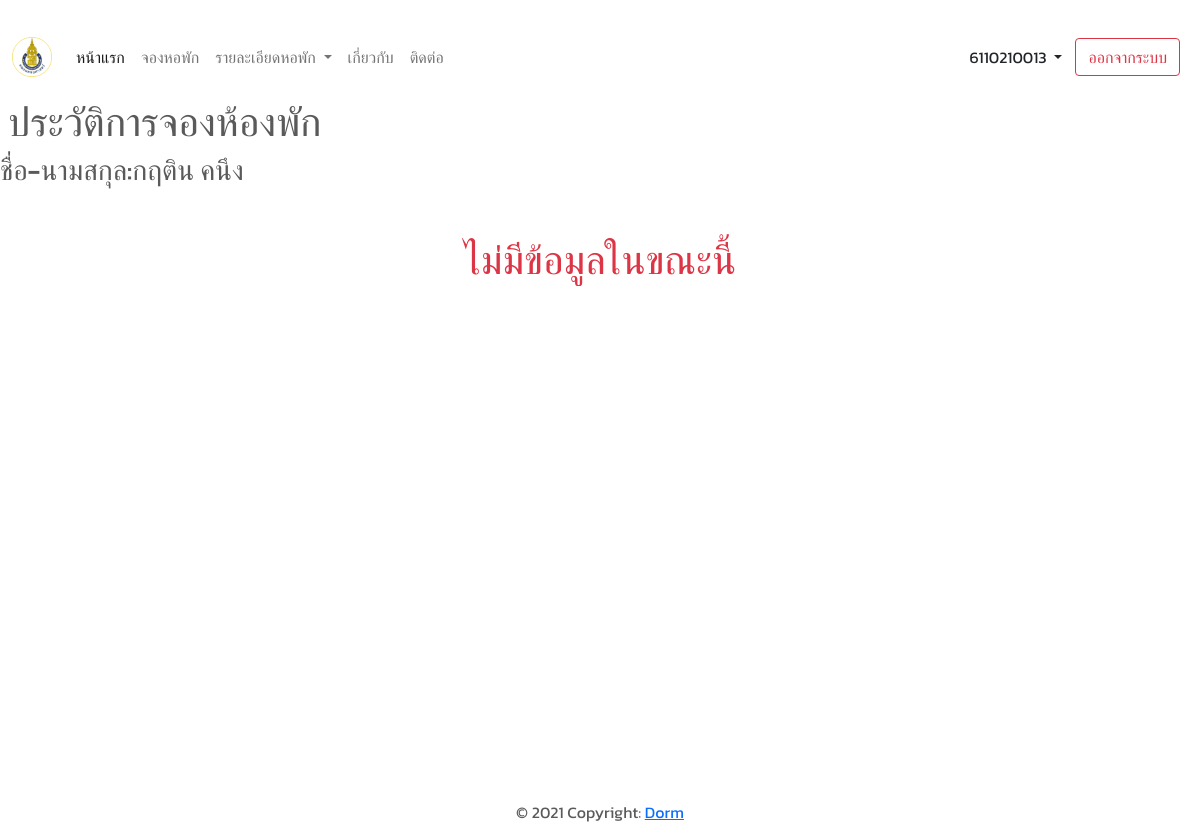
Page /booking/history/ (signed in) on the earlier database version.
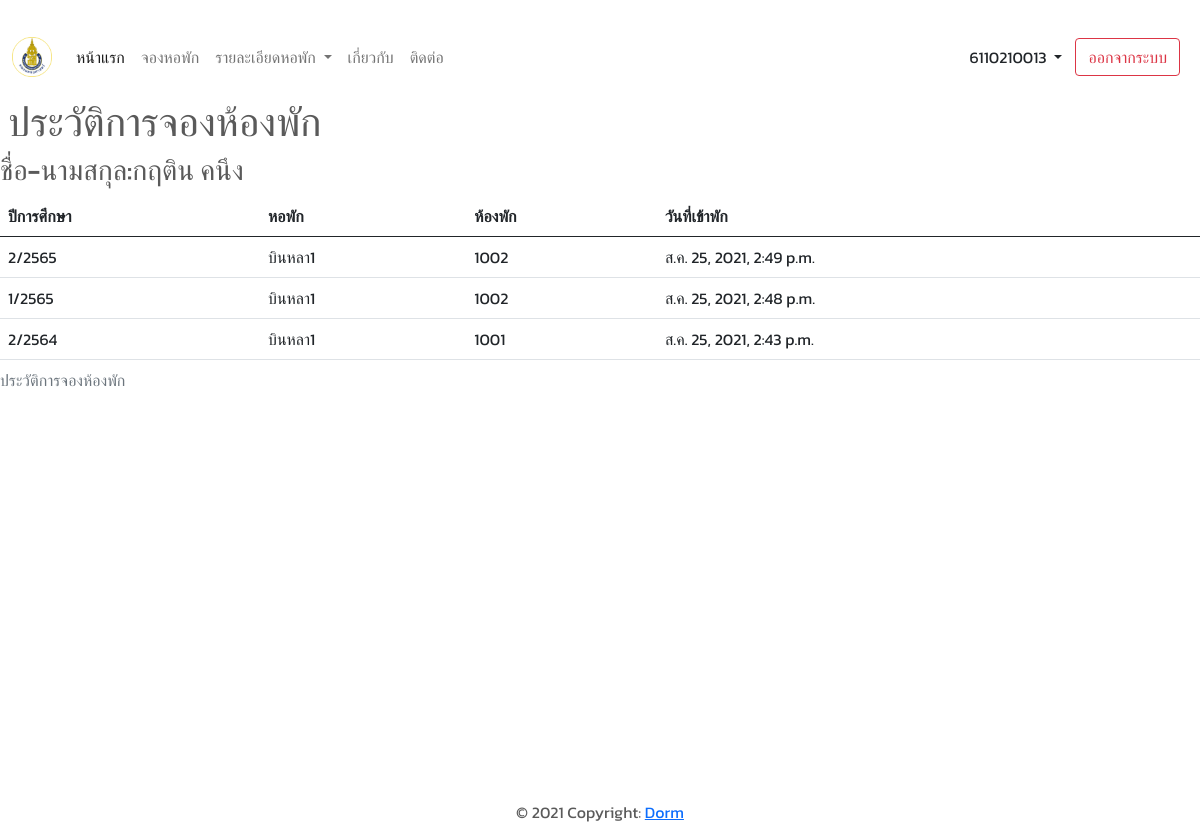
Same page on the later database version.
### booking/models.py (models this page shows, shortened)
class Booking(models.Model):
    id = models.UUIDField(primary_key=True, default=uuid.uuid4, editable=False)
    room = models.ForeignKey(Room, on_delete=models.CASCADE, null=True, related_name='booking_room',
                             verbose_name="เลขห้อง")
    user = models.ForeignKey(User,  on_delete=models.CASCADE,
                             verbose_name="คนจอง", null=True, related_name="booking_user")
    booking_at = models.DateTimeField(
        auto_now_add=True, verbose_name="วันที่จอง")
    open_booking = models.ForeignKey(
        Opening_booking, on_delete=models.CASCADE, null=True, related_name="open_booking")
    class Meta:
        verbose_name = "การจอง"

class Opening_booking(models.Model):
    academic_year = models.CharField(verbose_name="ปีการศึกษา", max_length=10)
    group = models.ForeignKey(
        Group, on_delete=models.CASCADE, related_name="group", verbose_name="กลุ่ม")
    opening_day = models.DateTimeField(verbose_name="เวลาเปิดจอง")
    closed_day = models.DateTimeField(verbose_name="เวลาปิดจอง")
    is_status = models.BooleanField(
        default=True, verbose_name="สถานะการใช้งาน")
    created_at = models.DateTimeField(
        auto_now_add=True, verbose_name="วันที่สร้าง")
    class Meta:
        verbose_name = "เวลาเปิดจองห้องพัก"

### dorm/models.py (models this page shows, shortened)
class Room(models.Model):
    TYPE_IN_ROOM = [('MALE', 'ผู้ชาย'), ('FEMALE', 'ผู้หญิง')]
    floor = models.ForeignKey(Floor, on_delete=models.PROTECT, related_name="floor", related_query_name="floor",
                              verbose_name="ชั้น")
    room_id = models.CharField(
        max_length=10, blank=True, null=True, unique=True, verbose_name="เลขห้อง")
    room_type = models.CharField(
        max_length=10, choices=TYPE_IN_ROOM, verbose_name="ประเภทห้องพัก")
    amount = models.PositiveIntegerField(default=3, verbose_name="จำนวน")
    is_status = models.BooleanField(default=True, verbose_name="สถานะของห้อง")

class Floor(models.Model):
    dorm_name = models.ForeignKey(Dormitory, on_delete=models.PROTECT, related_name='dormitory',
                                  related_query_name="dormitory",
                                  verbose_name="ชื่อหอพัก")
    number = models.PositiveIntegerField(default=1, verbose_name="ชั้น")

class Dormitory(models.Model):
    name = models.CharField(max_length=100, unique=True, db_index=True)
    description = models.TextField(blank=True)
    images = models.ImageField(upload_to="images/dorm/", blank=True, null=True)
    images_room_plan = models.ImageField(
        upload_to="images/dorm/room_plan/", blank=True, null=True)
    is_active = models.BooleanField(default=True)
    created_at = models.DateTimeField(auto_now_add=True)
    updated_at = models.DateTimeField(auto_now=True)
    def __str__(self):
        return self.name

### booking/views.py (the view)
# urls.py: path("history/", views.HistoryView.as_view(), name="booking_history"),
class HistoryView(Login_by_PSUPASSPORTView, View):
    def get(self, request):
        bookings_list = Booking.objects.filter(
            user_id=request.user.id).order_by("-booking_at")
        context = {
            "bookings": bookings_list
        }
        return render(request, "booking/booking_history.html", context)

### main/context_processors.py (called while the page is built)
def all_dormitory(self):
    dorms = Dormitory.objects.all().values("name")
    return dict(dorms=dorms)

### booking/templates/booking/booking_history.html (shortened to what this page needs)
﻿{% extends 'base.html' %}
{% block content %}
<h1 class="m-2">ประวัติการจองห้องพัก</h1>
<h3>ชื่อ-นามสกุล:{{request.user.first_name}} {{request.user.last_name}}</h3>
{% if bookings %}
<table class="table">
    <caption>ประวัติการจองห้องพัก</caption>
    <thead class="thead-dark">
        <tr>
            <th>ปีการศึกษา</th>
            <th>หอพัก</th>
            <th>ห้องพัก</th>
            <th>วันที่เข้าพัก</th>
        </tr>
    </thead>
    <tbody>
        {% for booking in bookings %}
        <tr>
            <td>{{booking.open_booking.academic_year}}</td>
            <td>{{ booking.room.floor.dorm_name }}</td>
            <td>{{ booking.room.room_id }}</td>
            <td>{{ booking.booking_at}}</td>
        </tr>
        {% endfor %}
    </tbody>
</table>
{% else %}
<h1 class="text text-danger text-center mt-5">ไม่มีข้อมูลในขณะนี้</h1>
{% endif %}
{% endblock %}

Differences in the rows shown:
added Booking: open_booking.academic_year "2/2565", room.floor.dorm_name "บินหลา1", room.room_id "1002", booking_at "ส.ค. 25, 2021, 2:49 p.m."
added Booking: open_booking.academic_year "1/2565", room.floor.dorm_name "บินหลา1", room.room_id "1002", booking_at "ส.ค. 25, 2021, 2:48 p.m."
added Booking: open_booking.academic_year "2/2564", room.floor.dorm_name "บินหลา1", room.room_id "1001", booking_at "ส.ค. 25, 2021, 2:43 p.m."
Other differences:
text no longer shown: "ไม่มีข้อมูลในขณะนี้"
text now shown: "ประวัติการจองห้องพัก ปีการศึกษา หอพัก ห้องพัก วันที่เข้าพัก"
